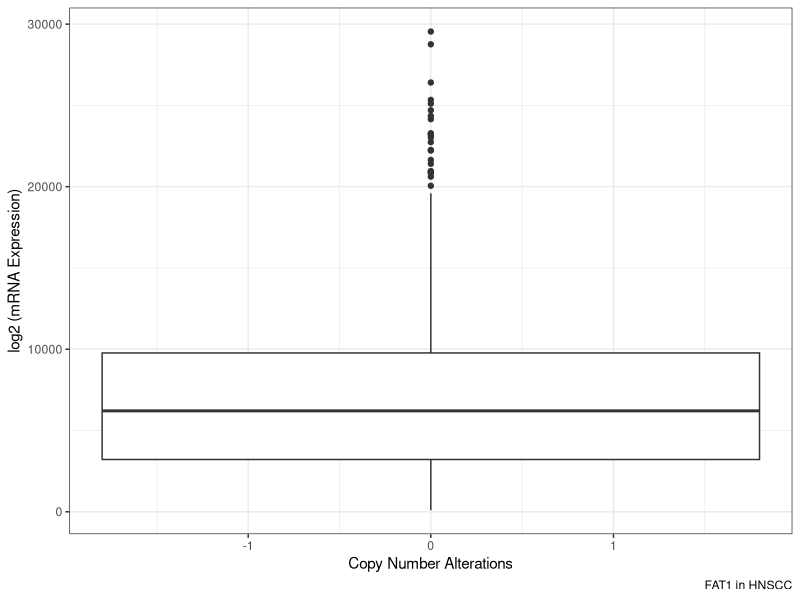
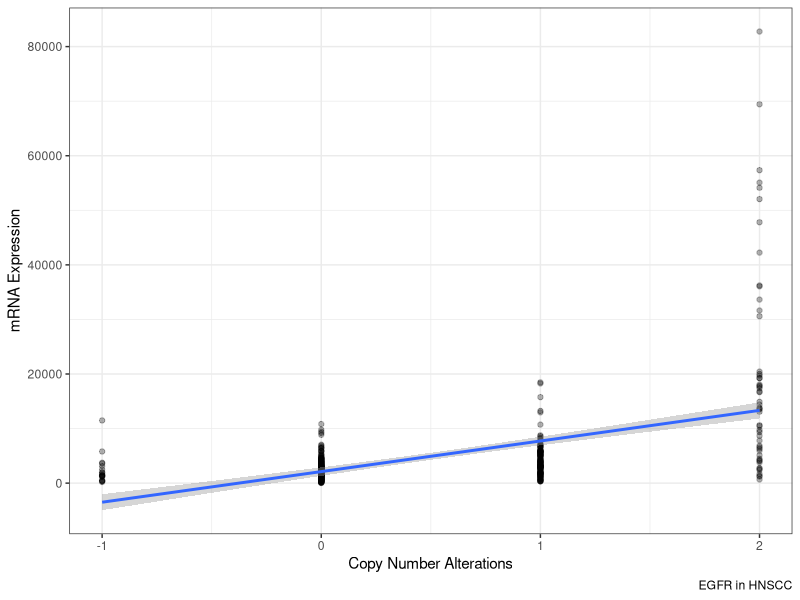
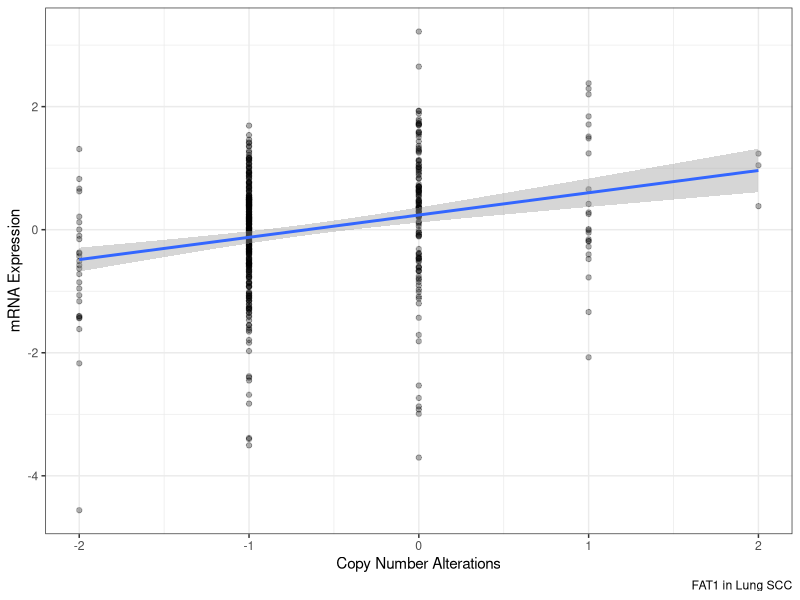
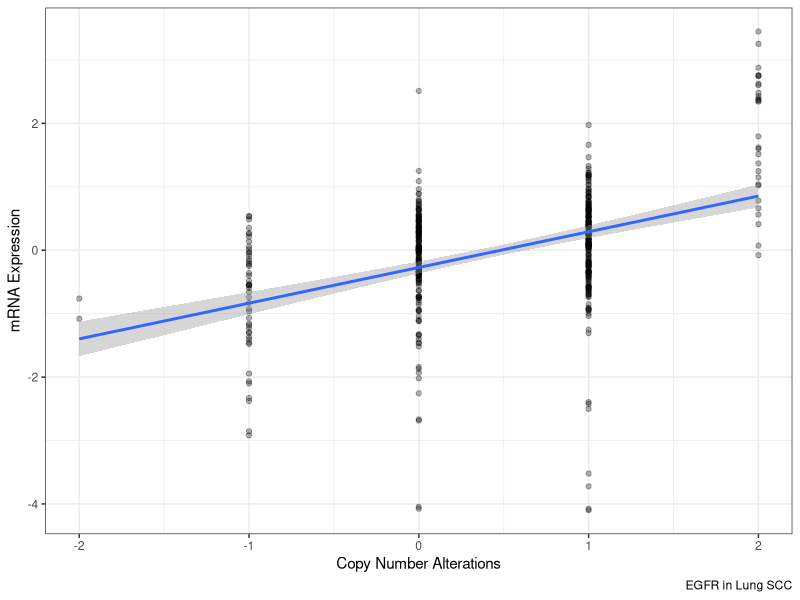
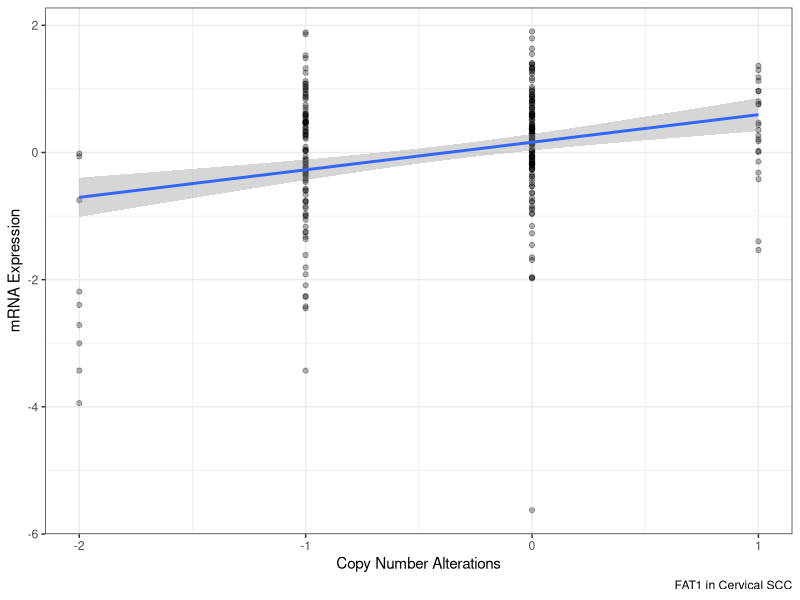
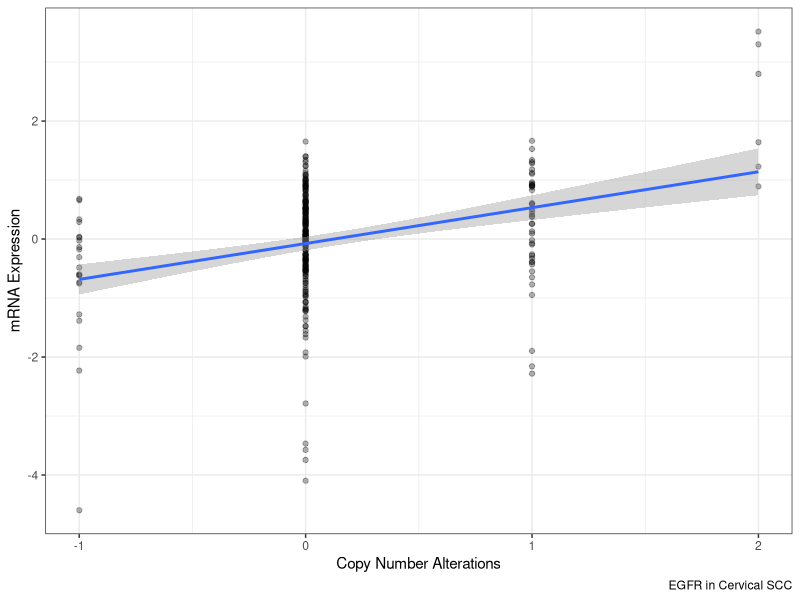

Here is the R script that generated these plots, in order: (Note: this script raises an error after producing the figures.)
#------------------------Association Test--------------------------------#
#--------------------------Jieqi Tu--------------------------------------#

library(tidyverse)
library(ggpubr)

#---------------------HNSC dataset---------------------------#
# Tidy data for HNSC
CNA_HNSC = read.delim("./Downloaded Data/CNA HNSC.txt")
mRNA_HNSC = read.delim("./Downloaded Data/mRNA Expression HNSCC.txt")
HNSC = cbind.data.frame(CNA_HNSC, mRNA_HNSC) 
HNSC = HNSC[-c(5,6)]

#-------FAT1 analysis in HNSC---------#
FAT1_HNSC = HNSC[c(1, 2, 3, 5)] 
colnames(FAT1_HNSC) = c("Study ID", "Sample ID", "Copy Number Alterations", "mRNA Expression")  
FAT1_HNSC$`log2 (mRNA Expression)` = log(FAT1_HNSC$`mRNA Expression`, base = 2)
# Making linear regression plot
P1.2 = 
FAT1_HNSC %>% 
  ggplot(aes(x = `Copy Number Alterations`, y = `mRNA Expression`))  + geom_boxplot() + theme_bw() + 
  labs(caption = "FAT1 in HNSCC", y = "log2 (mRNA Expression)")

# Pearson Correlation
cor.test(FAT1_HNSC$`Copy Number Alterations`, FAT1_HNSC$`mRNA Expression`, method="pearson")

# Spearman Correlation
cor.test(FAT1_HNSC$`Copy Number Alterations`, FAT1_HNSC$`mRNA Expression`, method="spearman")

# Kendall Correlation
cor.test(FAT1_HNSC$`Copy Number Alterations`, FAT1_HNSC$`mRNA Expression`, method="kendall")

# Anova analysis
FAT1_HNSC$`Copy Number Alterations` = as.factor(FAT1_HNSC$`Copy Number Alterations`)
analysis1 = aov(FAT1_HNSC$`mRNA Expression`~FAT1_HNSC$`Copy Number Alterations`)
summary.aov(analysis1)


#-------EGFR analysis in HNSC---------#
EGFR_HNSC = HNSC[c(1, 2, 4, 6)] 
colnames(EGFR_HNSC) = c("Study ID", "Sample ID", "Copy Number Alterations", "mRNA Expression")  

# Making linear regression plot
P2 = 
EGFR_HNSC %>% 
  ggplot(aes(x = `Copy Number Alterations`, y = `mRNA Expression`)) + geom_point(alpha = 0.3) + geom_smooth(method = "lm") + theme_bw() + 
  labs(caption = "EGFR in HNSCC")

# Pearson Correlation
cor.test(EGFR_HNSC$`Copy Number Alterations`, EGFR_HNSC$`mRNA Expression`, method="pearson")

# Spearman Correlation
cor.test(EGFR_HNSC$`Copy Number Alterations`, EGFR_HNSC$`mRNA Expression`, method="spearman")

# Kendall Correlation
cor.test(EGFR_HNSC$`Copy Number Alterations`, EGFR_HNSC$`mRNA Expression`, method="kendall")

# Anova analysis
EGFR_HNSC$`Copy Number Alterations` = as.character(EGFR_HNSC$`Copy Number Alterations`)
analysis2 = aov(EGFR_HNSC$`mRNA Expression`~EGFR_HNSC$`Copy Number Alterations`)
summary.aov(analysis2)


#---------------------LSCC dataset---------------------------#
# Tidy data for LSCC
CNA_LSCC = read.delim("./Downloaded Data/CNA LSCC.txt")
mRNA_LSCC = read.delim("./Downloaded Data/mRNA expression z-scores LSCC.txt")
LSCC = cbind.data.frame(CNA_LSCC, mRNA_LSCC) 
LSCC = LSCC[-c(5,6)]

#-------FAT1 analysis in LSCC---------#
FAT1_LSCC = LSCC[c(1, 2, 3, 5)] 
colnames(FAT1_LSCC) = c("Study ID", "Sample ID", "Copy Number Alterations", "mRNA Expression")  

# Making linear regression plot
P3 = 
FAT1_LSCC %>% 
  ggplot(aes(x = `Copy Number Alterations`, y = `mRNA Expression`)) + geom_point(alpha = 0.3) + geom_smooth(method = "lm") + theme_bw() + 
  labs(caption = "FAT1 in Lung SCC")

# Pearson Correlation
cor.test(FAT1_LSCC$`Copy Number Alterations`, FAT1_LSCC$`mRNA Expression`, method="pearson")

# Spearman Correlation
cor.test(FAT1_LSCC$`Copy Number Alterations`, FAT1_LSCC$`mRNA Expression`, method="spearman")

# Kendall Correlation
cor.test(FAT1_LSCC$`Copy Number Alterations`, FAT1_LSCC$`mRNA Expression`, method="kendall")

# Anova analysis
FAT1_LSCC$`Copy Number Alterations` = as.character(FAT1_LSCC$`Copy Number Alterations`)
analysis3 = aov(FAT1_LSCC$`mRNA Expression`~FAT1_LSCC$`Copy Number Alterations`)
summary.aov(analysis3)


#-------EGFR analysis in LSCC---------#
EGFR_LSCC = LSCC[c(1, 2, 4, 6)] 
colnames(EGFR_LSCC) = c("Study ID", "Sample ID", "Copy Number Alterations", "mRNA Expression")  

# Making linear regression plot
P4 = 
EGFR_LSCC %>% 
  ggplot(aes(x = `Copy Number Alterations`, y = `mRNA Expression`)) + geom_point(alpha = 0.3) + geom_smooth(method = "lm") + theme_bw() + 
  labs(caption = "EGFR in Lung SCC")

# Pearson Correlation
cor.test(EGFR_LSCC$`Copy Number Alterations`, EGFR_LSCC$`mRNA Expression`, method="pearson")

# Spearman Correlation
cor.test(EGFR_LSCC$`Copy Number Alterations`, EGFR_LSCC$`mRNA Expression`, method="spearman")

# Kendall Correlation
cor.test(EGFR_LSCC$`Copy Number Alterations`, EGFR_LSCC$`mRNA Expression`, method="kendall")

# Anova analysis
EGFR_LSCC$`Copy Number Alterations` = as.character(EGFR_LSCC$`Copy Number Alterations`)
analysis4 = aov(EGFR_LSCC$`mRNA Expression`~EGFR_LSCC$`Copy Number Alterations`)
summary.aov(analysis4)


#---------------------CSCC dataset---------------------------#
# Tidy data for CSCC
CNA_CSCC = read.delim("./Downloaded Data/CNA CSCC.txt")
mRNA_CSCC = read.delim("./Downloaded Data/mRNA expression z-scores CSCC.txt")
CSCC = cbind.data.frame(CNA_CSCC, mRNA_CSCC) 
CSCC = CSCC[-c(5,6)]

#-------FAT1 analysis in CSCC---------#
FAT1_CSCC = CSCC[c(1, 2, 3, 5)] 
colnames(FAT1_CSCC) = c("Study ID", "Sample ID", "Copy Number Alterations", "mRNA Expression")  

# Making linear regression plot
P5 = 
FAT1_CSCC %>% 
  ggplot(aes(x = `Copy Number Alterations`, y = `mRNA Expression`)) + geom_point(alpha = 0.3) + geom_smooth(method = "lm") + theme_bw() + 
  labs(caption = "FAT1 in Cervical SCC")

# Pearson Correlation
cor.test(FAT1_CSCC$`Copy Number Alterations`, FAT1_CSCC$`mRNA Expression`, method="pearson")

# Spearman Correlation
cor.test(FAT1_CSCC$`Copy Number Alterations`, FAT1_CSCC$`mRNA Expression`, method="spearman")

# Kendall Correlation
cor.test(FAT1_CSCC$`Copy Number Alterations`, FAT1_CSCC$`mRNA Expression`, method="kendall")

# Anova analysis
FAT1_CSCC$`Copy Number Alterations` = as.character(FAT1_CSCC$`Copy Number Alterations`)
analysis5 = aov(FAT1_CSCC$`mRNA Expression`~FAT1_CSCC$`Copy Number Alterations`)
summary.aov(analysis5)


#-------EGFR analysis in CSCC---------#
EGFR_CSCC = CSCC[c(1, 2, 4, 6)] 
colnames(EGFR_CSCC) = c("Study ID", "Sample ID", "Copy Number Alterations", "mRNA Expression")  

# Making linear regression plot
P6 = 
EGFR_CSCC %>% 
  ggplot(aes(x = `Copy Number Alterations`, y = `mRNA Expression`)) + geom_point(alpha = 0.3) + geom_smooth(method = "lm") + theme_bw() + 
  labs(caption = "EGFR in Cervical SCC")

# Pearson Correlation
cor.test(EGFR_CSCC$`Copy Number Alterations`, EGFR_CSCC$`mRNA Expression`, method="pearson")

# Spearman Correlation
cor.test(EGFR_CSCC$`Copy Number Alterations`, EGFR_CSCC$`mRNA Expression`, method="spearman")

# Kendall Correlation
cor.test(EGFR_CSCC$`Copy Number Alterations`, EGFR_CSCC$`mRNA Expression`, method="kendall")

# Anova analysis
EGFR_CSCC$`Copy Number Alterations` = as.character(EGFR_CSCC$`Copy Number Alterations`)
analysis6 = aov(EGFR_CSCC$`mRNA Expression`~EGFR_CSCC$`Copy Number Alterations`)
summary.aov(analysis6)

ggarrange(P1, P2, P3,
          P4, P5, P6,
          ncol = 2, nrow = 3)
